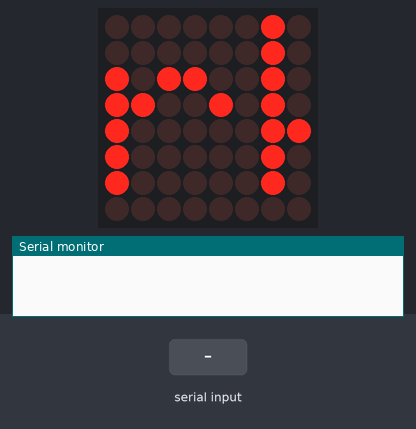
Bench run of a sketch on a simulated Arduino Uno, built with avr-gcc and run on an emulated ATmega328P. Shown: 8×8 LED matrix, the last lines printed to the serial monitor. The test bench sets the inputs (shaded band).

Above: at 1.28 s.
1.3 s: "hi" received over Serial
At 1.4 s:
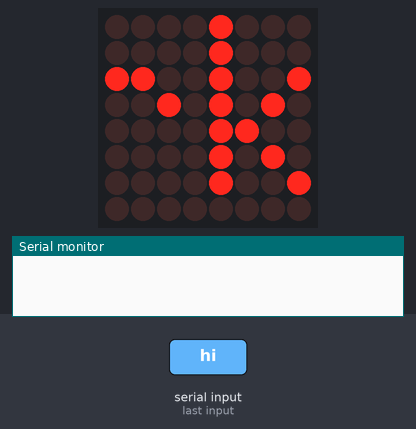
2.9 s: "1" received over Serial
4.6 s: "0" received over Serial
At 5.98 s:
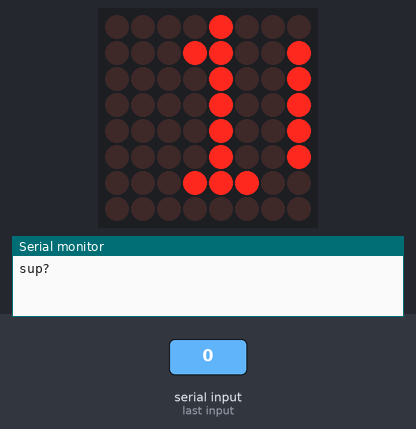
7.4 s: "hi" received over Serial
At 8.22 s:
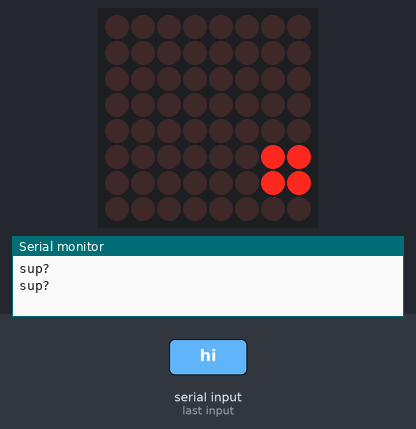
9.8 s: "2" received over Serial
At 11.45 s:
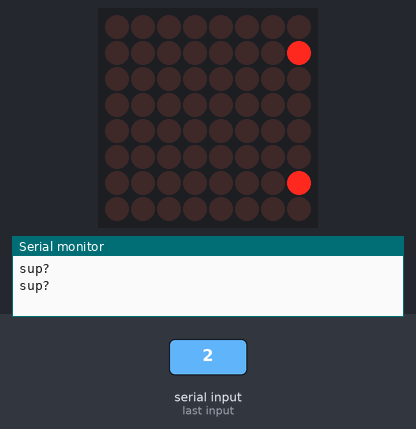

The sketch:

sketch.ino
```cpp
#include "LedControl.h"
#include <avr/pgmspace.h>

#define PADDING             9
#define MSG_BUFFER_LENGTH 256
#define FRAME_DELAY        50

#define BAUD_RATE      9600
#define SERIAL_TIMEOUT 1000

#define DATA_PIN    12
#define CLOCK_PIN   11
#define SELECT_PIN  10
#define NUM_DEVICES  1

const byte font[][6] PROGMEM = {
  {1, 0x00},                         // (space)
  {1, 0xfa},                         // !
  {3, 0xe0, 0x00, 0xe0},             // "
  {5, 0x28, 0xfe, 0x28, 0xfe, 0x28}, // #
  {5, 0x24, 0x54, 0xfe, 0x54, 0x48}, // $
  {5, 0xc4, 0xc8, 0x10, 0x26, 0x46}, // %
  {5, 0x6c, 0x92, 0xaa, 0x44, 0x0a}, // &
  {2, 0xa0, 0xc0},                   // '
  {3, 0x38, 0x44, 0x82},             // (
  {3, 0x82, 0x44, 0x38},             // )
  {5, 0x10, 0x54, 0x38, 0x54, 0x10}, // *
  {5, 0x10, 0x10, 0x7c, 0x10, 0x10}, // +
  {2, 0x0a, 0x0c},                   //
  {5, 0x10, 0x10, 0x10, 0x10, 0x10}, // -
  {2, 0x06, 0x06},                   // .
  {5, 0x04, 0x08, 0x10, 0x20, 0x40}, // /
  {5, 0x7c, 0x8a, 0x92, 0xa2, 0x7c}, // 0
  {3, 0x42, 0xfe, 0x02},             // 1
  {5, 0x42, 0x86, 0x8a, 0x92, 0x62}, // 2
  {5, 0x84, 0x82, 0xa2, 0xd2, 0x8c}, // 3
  {5, 0x18, 0x28, 0x48, 0xfe, 0x08}, // 4
  {5, 0xe4, 0xa2, 0xa2, 0xa2, 0x9c}, // 5
  {5, 0x3c, 0x52, 0x92, 0x92, 0x0c}, // 6
  {5, 0x80, 0x8e, 0x90, 0xa0, 0xc0}, // 7
  {5, 0x6c, 0x92, 0x92, 0x92, 0x6c}, // 8
  {5, 0x60, 0x92, 0x92, 0x94, 0x78}, // 9
  {2, 0x6c, 0x6c},                   // :
  {2, 0x6a, 0x6c},                   // ;
  {4, 0x10, 0x28, 0x44, 0x82},       // <
  {5, 0x28, 0x28, 0x28, 0x28, 0x28}, // =
  {4, 0x82, 0x44, 0x28, 0x10},       // >
  {5, 0x40, 0x80, 0x8a, 0x90, 0x60}, // ?
  {5, 0x4c, 0x92, 0x9e, 0x82, 0x7c}, // @
  {5, 0x7e, 0x88, 0x88, 0x88, 0x7e}, // A
  {5, 0xfe, 0x92, 0x92, 0x92, 0x6c}, // B
  {5, 0x7c, 0x82, 0x82, 0x82, 0x44}, // C
  {5, 0xfe, 0x82, 0x82, 0x44, 0x38}, // D
  {5, 0xfe, 0x92, 0x92, 0x92, 0x82}, // E
  {5, 0xfe, 0x90, 0x90, 0x80, 0x80}, // F
  {5, 0x7c, 0x82, 0x82, 0x8a, 0x4c}, // G
  {5, 0xfe, 0x10, 0x10, 0x10, 0xfe}, // H
  {3, 0x82, 0xfe, 0x82},             // I
  {5, 0x04, 0x02, 0x82, 0xfc, 0x80}, // J
  {5, 0xfe, 0x10, 0x28, 0x44, 0x82}, // K
  {5, 0xfe, 0x02, 0x02, 0x02, 0x02}, // L
  {5, 0xfe, 0x40, 0x20, 0x40, 0xfe}, // M
  {5, 0xfe, 0x20, 0x10, 0x08, 0xfe}, // N
  {5, 0x7c, 0x82, 0x82, 0x82, 0x7c}, // O
  {5, 0xfe, 0x90, 0x90, 0x90, 0x60}, // P
  {5, 0x7c, 0x82, 0x8a, 0x84, 0x7a}, // Q
  {5, 0xfe, 0x90, 0x98, 0x94, 0x62}, // R
  {5, 0x62, 0x92, 0x92, 0x92, 0x8c}, // S
  {5, 0x80, 0x80, 0xfe, 0x80, 0x80}, // T
  {5, 0xfc, 0x02, 0x02, 0x02, 0xfc}, // U
  {5, 0xf8, 0x04, 0x02, 0x04, 0xf8}, // V
  {5, 0xfe, 0x04, 0x18, 0x04, 0xfe}, // W
  {5, 0xc6, 0x28, 0x10, 0x28, 0xc6}, // X
  {5, 0xc0, 0x20, 0x1e, 0x20, 0xc0}, // Y
  {5, 0x86, 0x8a, 0x92, 0xa2, 0xc2}, // Z
  {3, 0xfe, 0x82, 0x82},             // [
  {5, 0x40, 0x20, 0x10, 0x08, 0x04}, // "\"
  {4, 0x82, 0x82, 0xfe, 0x00},       // ]
  {5, 0x20, 0x40, 0x80, 0x40, 0x20}, // ^
  {5, 0x02, 0x02, 0x02, 0x02, 0x02}, // _
  {3, 0x80, 0x40, 0x20},             // `
  {5, 0x04, 0x2a, 0x2a, 0x2a, 0x1e}, // a
  {5, 0xfe, 0x12, 0x22, 0x22, 0x1c}, // b
  {5, 0x1c, 0x22, 0x22, 0x22, 0x04}, // c
  {5, 0x1c, 0x22, 0x22, 0x12, 0xfe}, // d
  {5, 0x1c, 0x2a, 0x2a, 0x2a, 0x18}, // e
  {5, 0x10, 0x7e, 0x90, 0x80, 0x40}, // f
  {5, 0x10, 0x28, 0x2a, 0x2a, 0x3c}, // g
  {5, 0xfe, 0x10, 0x20, 0x20, 0x1e}, // h
  {3, 0x22, 0xbe, 0x02},             // i
  {4, 0x04, 0x02, 0x22, 0xbc},       // j
  {4, 0xfe, 0x08, 0x14, 0x22},       // k
  {3, 0x82, 0xfe, 0x02},             // l
  {5, 0x3e, 0x20, 0x18, 0x20, 0x1e}, // m
  {5, 0x3e, 0x10, 0x20, 0x20, 0x1e}, // n
  {5, 0x1c, 0x22, 0x22, 0x22, 0x1c}, // o
  {5, 0x3e, 0x28, 0x28, 0x28, 0x10}, // p
  {5, 0x10, 0x28, 0x28, 0x18, 0x3e}, // q
  {5, 0x3e, 0x10, 0x20, 0x20, 0x10}, // r
  {5, 0x12, 0x2a, 0x2a, 0x2a, 0x04}, // s
  {5, 0x20, 0xfc, 0x22, 0x02, 0x04}, // t
  {5, 0x3c, 0x02, 0x02, 0x04, 0x3e}, // u
  {5, 0x38, 0x04, 0x02, 0x04, 0x38}, // v
  {5, 0x3c, 0x02, 0x0c, 0x02, 0x3c}, // w
  {5, 0x22, 0x14, 0x08, 0x14, 0x22}, // x
  {5, 0x30, 0x0a, 0x0a, 0x0a, 0x3c}, // y
  {5, 0x22, 0x26, 0x2a, 0x32, 0x22}, // z
  {3, 0x10, 0x6c, 0x82},             // {
  {1, 0xfe},                         // |
  {3, 0x82, 0x6c, 0x10},             // }
};

LedControl lc = LedControl(DATA_PIN, CLOCK_PIN, SELECT_PIN, NUM_DEVICES);
byte* columnsBuffer;
int columnsBufferSize;
char messageBuffer[MSG_BUFFER_LENGTH];

void setup() {
  lc.shutdown(0, false);
  lc.setIntensity(0, 1);
  lc.clearDisplay(0);

  Serial.begin(BAUD_RATE);
  Serial.setTimeout(SERIAL_TIMEOUT);

  buildColumnsBuffer("works for me");
}

void loop() {
  brotocol();
  drawFrames(columnsBuffer, columnsBufferSize);
}

void brotocol() {
  if(Serial.available() > 0) {
    char hello[3];
    byte bytesRead = Serial.readBytes(hello, 2);
    hello[2] = '\0';

    if(strcmp(hello, "hi") == 0) {
      Serial.println("sup?");
      buildColumnsBuffer("...");
      while(!Serial.available()) { drawFrames(columnsBuffer, columnsBufferSize); }

      readMsg(messageBuffer, MSG_BUFFER_LENGTH);
      buildColumnsBuffer(messageBuffer);
    }
  }
}

void readMsg(char* buffer, int length) {
  byte bytesRead = Serial.readBytesUntil('\0', buffer, length-1);
  buffer[bytesRead] = '\0';
}

void buildColumnsBuffer(char* msg) {
  destroyColumnsBuffer();

  columnsBufferSize = calculateColumnCount(msg) + PADDING*2;
  columnsBuffer = (byte*)malloc(columnsBufferSize);
  fillColumnsBuffer(msg, columnsBuffer);
}

void destroyColumnsBuffer() {
  if(columnsBuffer == 0) {
    free(columnsBuffer);
    columnsBuffer = 0;
    columnsBufferSize = 0;
  }
}

int calculateColumnCount(const char* msg) {
  int count = 0;
  char ch;
  for(int i = 0; (ch = msg[i]) != 0; i++) {
    int index = getCharIndex(ch);
    count += getCharColumnCount(index);
    count += 1; // one blank col after each char
  }

  return count;
}

void fillColumnsBuffer(char* message, byte* buffer) {
  for(int i = 0; i < PADDING; i++) {
    buffer[i] = 0;
  }

  int totalColumnIdx = PADDING;
  while(*message) {
    char ch = *message++;
    int index = getCharIndex(ch);
    int columnCount = getCharColumnCount(index);

    for(int columnIdx = 0; columnIdx < columnCount; columnIdx++) {
      buffer[totalColumnIdx++] = getCharColumnData(index, columnIdx);
    }

    buffer[totalColumnIdx++] = '\0';
  }

  for(int i = 0; i < PADDING; i++) {
    buffer[totalColumnIdx+i] = 0;
  }
}

int getCharIndex(char ch) {
  return (int)(ch - 32);
}

int getCharColumnCount(int position) {
  return pgm_read_byte(&(font[position][0]));
}

byte getCharColumnData(int position, int columnIdx) {
  return pgm_read_byte(&(font[position][1+columnIdx]));
}

void drawFrames(byte* buffer, int bufferSize) {
  for(int i = 0; i < bufferSize-8; i++) {
    drawFrame(i, buffer, bufferSize);
    delay(FRAME_DELAY);
  }
}

void drawFrame(int frame, byte* buffer, int bufferSize) {
  for(int i = 0; i < 8; i++) {
    byte col = buffer[frame + i];
    lc.setColumn(0, i, col);
  }
}
```

Measured:
- after the input at 7.4 s, the display: first differs from a run without the input after 0.75 s (image 3 shows a later state)
